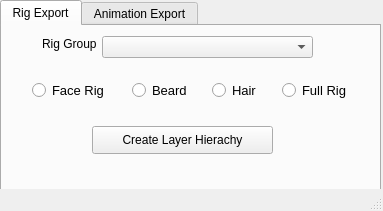
<?xml version="1.0" encoding="UTF-8"?>
<ui version="4.0">
 <class>MainWindow</class>
 <widget class="QMainWindow" name="MainWindow">
  <property name="geometry">
   <rect>
    <x>0</x>
    <y>0</y>
    <width>383</width>
    <height>211</height>
   </rect>
  </property>
  <property name="windowTitle">
   <string>MainWindow</string>
  </property>
  <widget class="QWidget" name="centralwidget">
   <widget class="QTabWidget" name="tabWidget">
    <property name="geometry">
     <rect>
      <x>0</x>
      <y>0</y>
      <width>381</width>
      <height>321</height>
     </rect>
    </property>
    <property name="currentIndex">
     <number>0</number>
    </property>
    <widget class="QWidget" name="RigExport_Tab">
     <attribute name="title">
      <string>Rig Export</string>
     </attribute>
     <widget class="QPushButton" name="createHierachy_Button">
      <property name="geometry">
       <rect>
        <x>90</x>
        <y>100</y>
        <width>181</width>
        <height>28</height>
       </rect>
      </property>
      <property name="text">
       <string>Create Layer Hierachy</string>
      </property>
     </widget>
     <widget class="QRadioButton" name="Beard_RadioButton">
      <property name="geometry">
       <rect>
        <x>130</x>
        <y>52</y>
        <width>70</width>
        <height>25</height>
       </rect>
      </property>
      <property name="font">
       <font>
        <pointsize>10</pointsize>
       </font>
      </property>
      <property name="text">
       <string>Beard</string>
      </property>
     </widget>
     <widget class="QRadioButton" name="Face_RadioButton">
      <property name="geometry">
       <rect>
        <x>30</x>
        <y>52</y>
        <width>91</width>
        <height>25</height>
       </rect>
      </property>
      <property name="font">
       <font>
        <pointsize>10</pointsize>
       </font>
      </property>
      <property name="text">
       <string>Face Rig</string>
      </property>
     </widget>
     <widget class="QRadioButton" name="Hair_RadioButton">
      <property name="geometry">
       <rect>
        <x>210</x>
        <y>52</y>
        <width>57</width>
        <height>25</height>
       </rect>
      </property>
      <property name="font">
       <font>
        <pointsize>10</pointsize>
       </font>
      </property>
      <property name="text">
       <string>Hair</string>
      </property>
     </widget>
     <widget class="QComboBox" name="rigGroup_comboBox">
      <property name="geometry">
       <rect>
        <x>100</x>
        <y>10</y>
        <width>211</width>
        <height>22</height>
       </rect>
      </property>
     </widget>
     <widget class="QLabel" name="label">
      <property name="geometry">
       <rect>
        <x>40</x>
        <y>10</y>
        <width>55</width>
        <height>16</height>
       </rect>
      </property>
      <property name="text">
       <string>Rig Group</string>
      </property>
     </widget>
     <widget class="QRadioButton" name="FullRig_RadioButton">
      <property name="geometry">
       <rect>
        <x>280</x>
        <y>54</y>
        <width>81</width>
        <height>20</height>
       </rect>
      </property>
      <property name="font">
       <font>
        <pointsize>10</pointsize>
       </font>
      </property>
      <property name="text">
       <string>Full Rig</string>
      </property>
     </widget>
    </widget>
    <widget class="QWidget" name="AnimExport_Tab">
     <property name="enabled">
      <bool>true</bool>
     </property>
     <attribute name="title">
      <string>Animation Export</string>
     </attribute>
     <widget class="QScrollArea" name="scrollArea">
      <property name="geometry">
       <rect>
        <x>90</x>
        <y>50</y>
        <width>120</width>
        <height>87</height>
       </rect>
      </property>
      <property name="widgetResizable">
       <bool>true</bool>
      </property>
      <widget class="QWidget" name="scrollAreaWidgetContents">
       <property name="geometry">
        <rect>
         <x>0</x>
         <y>0</y>
         <width>118</width>
         <height>85</height>
        </rect>
       </property>
      </widget>
     </widget>
    </widget>
   </widget>
  </widget>
  <widget class="QMenuBar" name="menubar">
   <property name="geometry">
    <rect>
     <x>0</x>
     <y>0</y>
     <width>383</width>
     <height>26</height>
    </rect>
   </property>
  </widget>
  <widget class="QStatusBar" name="statusbar"/>
 </widget>
 <resources/>
 <connections/>
</ui>
